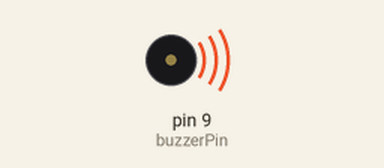
A sketch run on a simulated Arduino Uno, built with avr-gcc and run on an emulated ATmega328P. Parts: buzzer (waves = sounding).

Above: at 0.1 s.
Timing chart, 0 to 40.0 s (numbered marks = the images above):
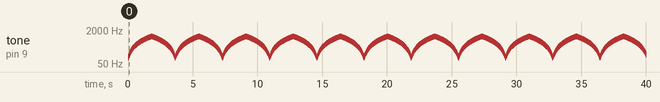

The sketch:

siren-sound.ino
```cpp
const int buzzerPin = 9;  // Assigns the pin 9 to the constant for the buzzer

void setup() {
    // put your setup code here, to run once:
}

void loop() {
    // Gradually increase the pitch
    for (int freq = 100; freq <= 1000; freq += 10) {
        tone(buzzerPin, freq);  // Emit a tone
        delay(20);              // Wait before changing the frequency
    }

    // Gradually decrease the pitch
    for (int freq = 1000; freq >= 100; freq -= 10) {
        tone(buzzerPin, freq);  // Emit a tone
        delay(20);              // Wait before changing the frequency
    }
}
```

Measured:
- by itself, tone on pin 9 (buzzerPin): plays 100 Hz for 0.02 s, 110 Hz for 0.02 s, 120 Hz for 0.02 s, 130 Hz for 0.02 s, 140 Hz for 0.02 s, 150 Hz for 0.02 s … (1977 notes in this stretch)
